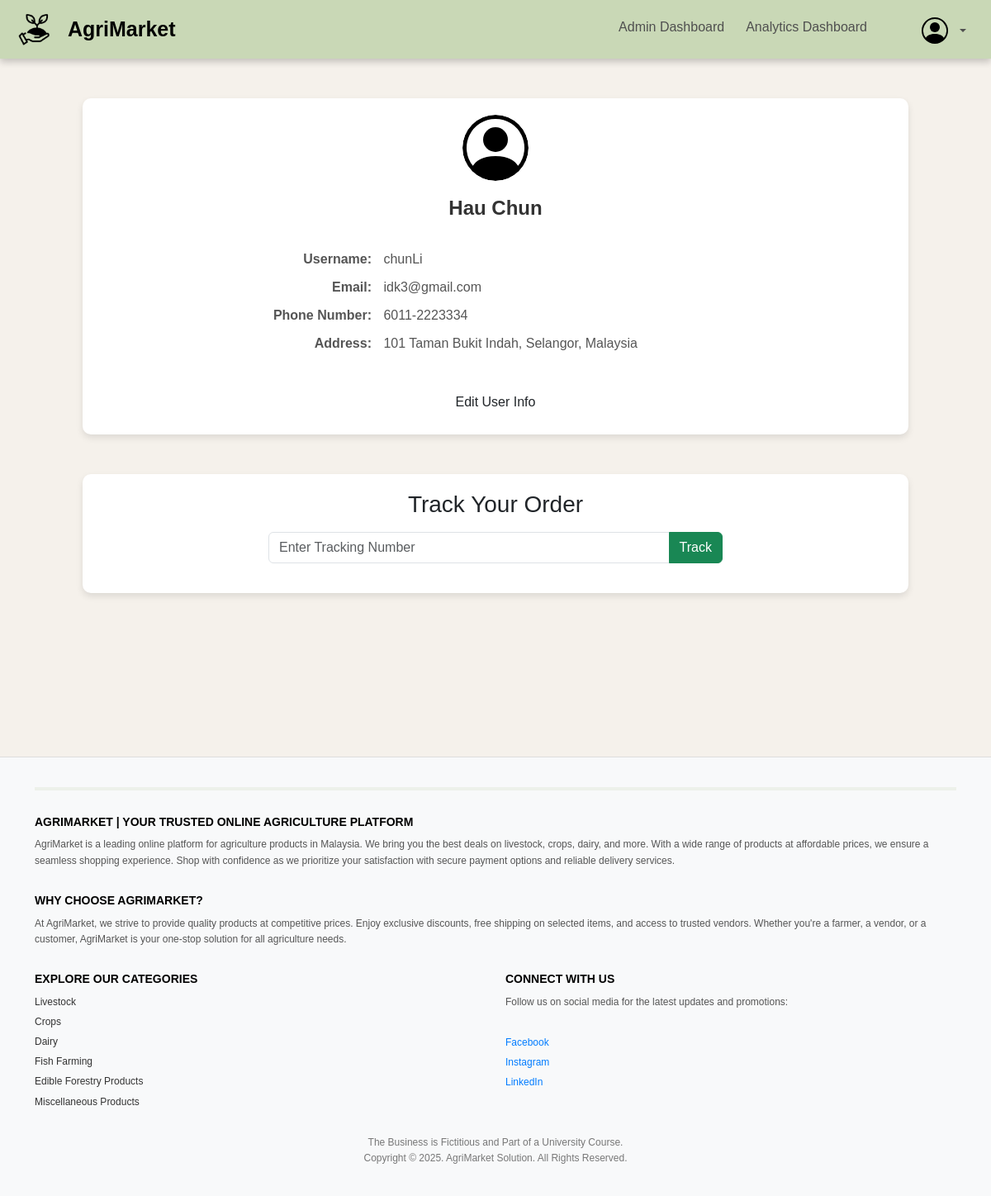
/Modules/customer/customer_profile.php (signed in), run on the app's committed database.
### tables this page shows
CREATE TABLE user (
    user_id INT AUTO_INCREMENT PRIMARY KEY,
    first_name VARCHAR(100) NOT NULL,
    last_name VARCHAR(100) NOT NULL,
    username VARCHAR(255) UNIQUE NOT NULL,
    email VARCHAR(255) UNIQUE NOT NULL,
    password VARCHAR(255) NOT NULL,
    role ENUM('Customer', 'Vendor', 'Staff', 'Admin') NOT NULL,
    phone_number VARCHAR(20) UNIQUE NOT NULL,
    home_address VARCHAR(200) NOT NULL,
    last_online DATETIME
);

### includes/database.php (called while the page is built, shortened)
<?php
function getCustomerDetails($user_id, $conn)
{
    $stmt = $conn->prepare("SELECT username, first_name, last_name, email, phone_number, home_address FROM user WHERE user_id = ?");
    $stmt->bind_param("i", $user_id);
    $stmt->execute();
    return $stmt->get_result()->fetch_assoc();
}

### Modules/customer/customer_profile.php (the view, shortened to what this page needs)
<?php
include '../../includes/database.php';
$user_id = $_SESSION['user_id'] ?? null;
$customer = getCustomerDetails($user_id, $conn);
?>
<!DOCTYPE html>
<html lang="en">
<head>
    <link rel="stylesheet" href="../../css/customer_profile.css">
</head>
<body class="customer_profile">
    <?php include '../../includes/header.php'; ?>
    <div class="container mt-5">
        <div class="profile-card">
            <div class="profile-header">
                <img src="../../assets/svg/person-circle.svg" alt="Customer Icon" class="profile-icon">
                <p class="customer-name">
                    <?= htmlspecialchars($customer['first_name'] . ' ' . $customer['last_name']); ?>
                </p>
            </div>
            <div class="profile-details mt-3">
                <p><strong>Username:</strong> <span><?= htmlspecialchars($customer['username']); ?></span></p>
                <p><strong>Email:</strong> <span><?= htmlspecialchars($customer['email']); ?></span></p>
                <p><strong>Phone Number:</strong> <span><?= htmlspecialchars($customer['phone_number']); ?></span></p>
                <p><strong>Address:</strong> <span><?= htmlspecialchars($customer['home_address']); ?></span></p>
            </div>
            <button class="btn edit-btn" data-bs-toggle="modal" data-bs-target="#editModal">Edit User Info</button>
        </div>
        <div class="tracking-card mt-5">
            <h3 class="text-center">Track Your Order</h3>
            <form action="" method="POST" class="tracking-form mt-3">
                <div class="input-group mb-3">
                    <input type="text" class="form-control" name="tracking_number" placeholder="Enter Tracking Number"
                        required>
                    <button class="btn btn-success" type="submit">Track</button>
                </div>
            </form>
        </div>
    </div>
    <?php include '../../includes/footer.php'; ?>
</body>
</html>

### css/customer_profile.css (style rules this page uses)
body.customer_profile { background-color: #f5f1eb; font-family: Arial, sans-serif; }
.profile-card { background-color: #ffffff; border-radius: 10px; box-shadow: 0 4px 8px rgba(0, 0, 0, 0.1); padding: 20px; max-width: 1000px; margin: 0 auto; text-align: center; }
.profile-header { display: flex; flex-direction: column; align-items: center; }
.profile-icon { width: 80px; height: 80px; border-radius: 50%; margin-bottom: 15px; }
.customer-name { font-size: 1.5rem; font-weight: bold; color: #333; }
.profile-details { display: flex; flex-direction: column; gap: 10px; text-align: left; margin: 20px auto; max-width: 600px; }
.profile-details p { font-size: 1rem; color: #555; margin: 0; }
.profile-details strong { display: inline-block; width: 150px; text-align: right; margin-right: 10px; }
.edit-btn { background-color: #007bff; color: #fff; border: none; padding: 10px 20px; border-radius: 5px; margin-top: 20px; cursor: pointer; transition: background-color 0.3s ease; }
.text-center { text-align: center; }
.tracking-card { background-color: #ffffff; border-radius: 10px; box-shadow: 0 4px 8px rgba(0, 0, 0, 0.1); padding: 20px; max-width: 1000px; margin: 0 auto; text-align: center; }
.tracking-form .input-group { max-width: 550px; margin: 0 auto; }

### data on the page
user: first_name+last_name "Hau Chun", username "chunLi", email "idk3@gmail.com", phone_number "6011-2223334", home_address "101 Taman Bukit Indah, Selangor, Malaysia"
